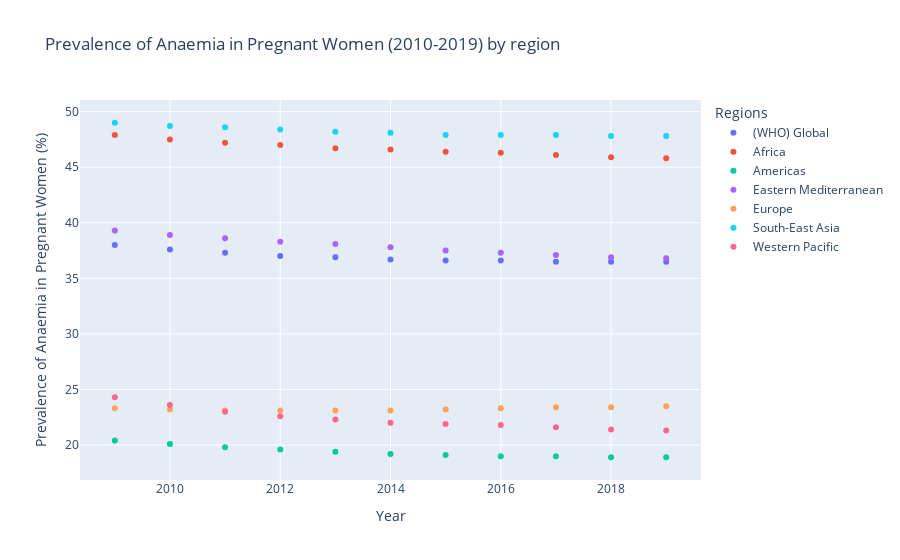

The notebook cell saved with this chart:
### Markdown cell above
<div align='Center'>
<hr>

##### Problem Statement 1

</div>

### Code cell
years = list(map(int, dataPregnant.to_dict('split')['columns'][1:][::-1]))
regionsPreg = np.unique(dataPregnant['Location'].to_numpy())

fig = go.Figure()
for i in regionsPreg:
    data = dataPregnant.loc[dataPregnant['Location']==i].to_dict('split')['data'][0][1:][::-1]
    fig.add_trace(go.Scatter(x=years, y=data, name=i, mode='markers'))

fig.update_layout(
    title_text='Prevalence of Anaemia in Pregnant Women (2010-2019) by region',
    xaxis_title='Year', yaxis_title='Prevalence of Anaemia in Pregnant Women (%)', legend_title='Regions'
    )
fig.show()

### Figure 1 — Plotly figure (JSON) as saved in the notebook; plotly's stock layout.template omitted (floating-point values rounded to 4 significant figures)
{"data": [{"mode": "markers", "name": "(WHO) Global", "type": "scatter", "x": [2009, 2010, 2011, 2012, 2013, 2014, 2015, 2016, 2017, 2018, 2019], "y": [38, 37.6, 37.3, 37, 36.9, 36.7, 36.6, 36.6, 36.5, 36.5, 36.5]}, {"mode": "markers", "name": "Africa", "type": "scatter", "x": [2009, 2010, 2011, 2012, 2013, 2014, 2015, 2016, 2017, 2018, 2019], "y": [47.9, 47.5, 47.2, 47, 46.7, 46.6, 46.4, 46.3, 46.1, 45.9, 45.8]}, {"mode": "markers", "name": "Americas", "type": "scatter", "x": [2009, 2010, 2011, 2012, 2013, 2014, 2015, 2016, 2017, 2018, 2019], "y": [20.4, 20.1, 19.8, 19.6, 19.4, 19.2, 19.1, 19, 19, 18.9, 18.9]}, {"mode": "markers", "name": "Eastern Mediterranean", "type": "scatter", "x": [2009, 2010, 2011, 2012, 2013, 2014, 2015, 2016, 2017, 2018, 2019], "y": [39.3, 38.9, 38.6, 38.3, 38.1, 37.8, 37.5, 37.3, 37.1, 36.9, 36.8]}, {"mode": "markers", "name": "Europe", "type": "scatter", "x": [2009, 2010, 2011, 2012, 2013, 2014, 2015, 2016, 2017, 2018, 2019], "y": [23.3, 23.2, 23.1, 23.1, 23.1, 23.1, 23.2, 23.3, 23.4, 23.4, 23.5]}, {"mode": "markers", "name": "South-East Asia", "type": "scatter", "x": [2009, 2010, 2011, 2012, 2013, 2014, 2015, 2016, 2017, 2018, 2019], "y": [49, 48.7, 48.6, 48.4, 48.2, 48.1, 47.9, 47.9, 47.9, 47.8, 47.8]}, {"mode": "markers", "name": "Western Pacific", "type": "scatter", "x": [2009, 2010, 2011, 2012, 2013, 2014, 2015, 2016, 2017, 2018, 2019], "y": [24.3, 23.6, 23, 22.6, 22.3, 22, 21.9, 21.8, 21.6, 21.4, 21.3]}], "layout": {"legend": {"title": {"text": "Regions"}}, "title": {"text": "Prevalence of Anaemia in Pregnant Women (2010-2019) by region"}, "xaxis": {"title": {"text": "Year"}}, "yaxis": {"title": {"text": "Prevalence of Anaemia in Pregnant Women (%)"}}}}
